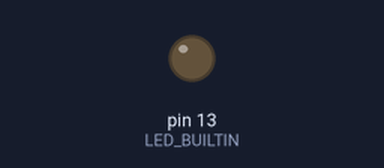
This sketch was run on a simulated Arduino Uno, built with avr-gcc and run on an emulated ATmega328P. Parts: output pins drawn as LEDs (lit = HIGH). Sleep ends after the set time or at an interrupt. At 0.2 s the program stops and its outputs stay as they are.

Above: at 0.3 s.
Timing chart, 0 to 1.7 s (numbered marks = the images above):
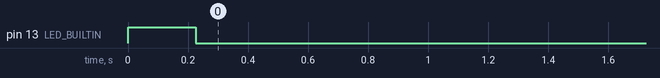

Measured:
- by itself, pin 13 (LED_BUILTIN): LOW → HIGH at 0.00 s, → LOW 0.23 s later

The sketch:

RFLink_Raw_Injector.ino
```cpp
#include <Arduino.h>
#include <avr/sleep.h>
#include <avr/power.h>
#include "settings.h"
#include "common_msg.h"
#include "raw_msg.h"

void setup()
{
  // Low Power Setup
  power_Setup();
  // Starting transmitter
  radio_tx_Setup();
  pinMode(LED_BUILTIN, OUTPUT);

  // Sending messages
  digitalWrite(LED_BUILTIN, HIGH);
  playMsg(msgPreamble, NELEMS(msgPreamble));
  for (byte j = 0; j < msgRepeat; j++)
  {
    playMsg(msgDoor, NELEMS(msgDoor));
    playMsg(msgInterlude, NELEMS(msgInterlude));
  }
  playMsg(msgEnd, NELEMS(msgEnd));

  // Shutting down transmitter
  digitalWrite(LED_BUILTIN, LOW);
  radio_tx_Setdown();

  //Sleep
  sleep_mode();
}

// the loop function runs over and over again forever
void loop()
{
  // do nothing
}

void power_Setup()
{
  ADCSRA = 0;            // disable ADC
  power_all_disable();   // turn off all modules
  power_timer0_enable(); // turn on Timer/Counter0
  set_sleep_mode(SLEEP_MODE_PWR_DOWN);
  sleep_enable();
}

void radio_tx_Setup()
{
#ifdef PIN_GND
  pinMode(PIN_GND, OUTPUT);
  digitalWrite(PIN_GND, LOW);
#endif
#ifdef PIN_VCC
  pinMode(PIN_VCC, OUTPUT);
  digitalWrite(PIN_VCC, HIGH);
#endif
#if defined(PIN_GND) || defined(PIN_VCC)
  delay(250);
#endif
  pinMode(PIN_DATA, OUTPUT);
}

void radio_tx_Setdown()
{
#ifdef PIN_VCC
  digitalWrite(PIN_VCC, LOW);
  pinMode(PIN_VCC, INPUT);
#endif
#ifdef PIN_GND
  digitalWrite(PIN_GND, LOW);
  pinMode(PIN_GND, INPUT);
#endif
  pinMode(PIN_DATA, INPUT);
}

void playMsg(const unsigned int *msg, const unsigned int msgSize)
{

  for (unsigned int i = 0; i < msgSize; i += 2)
  {
    digitalWrite(PIN_DATA, HIGH);
    delayMicroseconds(msg[i] + 100);

    digitalWrite(PIN_DATA, LOW);
    delayMicroseconds(msg[i + 1] + 100);
  }
}
```

common_msg.h
```cpp
//
const unsigned int msgPreamble[18] =
{
  400, 1900, 400, 1900, 400, 1900, 400, 1900,
  400, 1900, 400, 1900, 400, 1900, 400, 1900,
  400, 8000
};

//
const unsigned int msgInterlude[8] =
{ 400, 8000,
  400, 8000,
  400, 8000,
  400, 8000
};
const unsigned int msgEnd[]
{
  400, 8000
};
```

raw_msg.h
```cpp
// Doorbell;ID=0374;SWITCH=1;CMD=ON;CHIME=01;
unsigned int msgDoor[50] = {
    210, 450, 210, 450, 180, 450, 180, 450,
    180, 450, 180, 450, 180, 450, 180, 450,
    180, 480, 540, 90, 540, 90, 180, 450,
    540, 90, 540, 90, 600, 60, 180, 480,
    540, 120, 180, 480, 180, 480, 180, 480,
    180, 480, 180, 480, 540, 120, 540, 120,
    540, 6990};

// 20;0A;Alecto V1;ID=006c;TEMP=00ed;HUM=38;BAT=LOW;

// 20;0A;Alecto V1;ID=0086;RAIN=0c14;BAT=OK;
// 20;0A;Alecto V1;ID=0160;TEMP=00c4;HUM=25;BAT=LOW;
```

settings.h
```cpp
// #define PIN_GND NOT_A_PIN
// #define PIN_VCC NOT_A_PIN
#define PIN_DATA 2
const byte msgRepeat = 3;

#define NELEMS(x) (sizeof(x) / sizeof((x)[0]))
```
